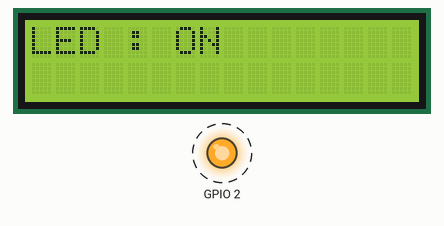
This sketch was run on a simulated ESP32. Shown: 16×2 character LCD, output pins drawn as LEDs (lit = HIGH). Dashed ring = blinking.

Above: at 0.1 s.
At 1.1 s:
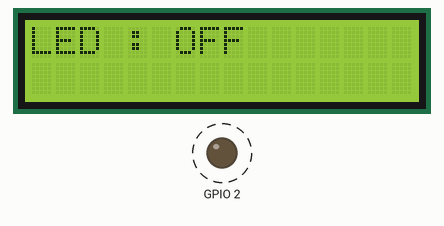
Timing chart, 0 to 130.0 s (numbered marks = the images above):
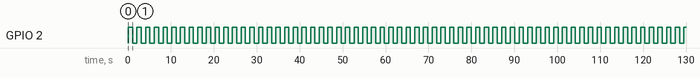

Measured:
- by itself, GPIO 2: alternates HIGH for 1.0 s and LOW for 1.0 s

The sketch:

esp32_i2c_lcd_blink.ino
```cpp
#include <LiquidCrystal_I2C.h>
int lcdColumns = 16;
int lcdRows = 2;
LiquidCrystal_I2C lcd(0x27, lcdColumns, lcdRows);

void setup(){
  lcd.init();
  lcd.backlight();
  pinMode(2,OUTPUT);
}

void loop(){
  digitalWrite(2, HIGH);
  lcd.setCursor(0,0);
  lcd.print("LED : ON");
  delay(1000);
  lcd.clear();

  digitalWrite(2, LOW);
  lcd.setCursor(0,0);
  lcd.print("LED : OFF");
  delay(1000);
  lcd.clear();
}
```
